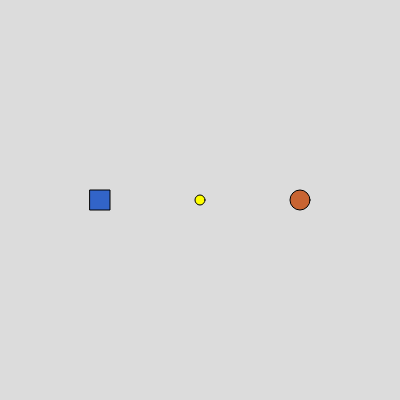
Frame 1 (no input)
Frame 60 (no input): identical to frame 1, image omitted
Frame 120 (the mouse pressed at the canvas centre since frame 60): identical to frame 1, image omitted

The p5.js sketch that drew this single still picture (run headless with seeded random() and noise() and a simulated clock; from frame 60 on, the mouse is pressed at the canvas centre):

// p5.js sketch
// ── sketch.js
let x1 = 300;
let y1 = 200;
let x2 = 90;
let y2 = 190;
let blue_score = 0;
let red_score = 0;
let ost_x = 200;
let ost_y = 200;

function setup() {
  createCanvas(400, 400);
}

function draw() {
  background(220);

  fill(255,255,0)
  circle(ost_x,ost_y,10,10)


  fill(200,100,50);
  circle(x1,y1,20,20);
  fill(50,100,200);
  rect(x2,y2,20,20)

  if(x1==ost_x){
    if(y1==ost_y){
      ost_x = getRandomInt(400);
      ost_y = getRandomInt(400);
    }
  } 
  if(x2 + 10==ost_x){
    if(y2 + 10==ost_y){
      ost_x = getRandomInt(400);
      ost_y = getRandomInt(400);
    }
  }

  if(keyIsDown(UP_ARROW)){
    y1 -= 1;
  }else if(keyIsDown(DOWN_ARROW)){
    y1 += 1;
  }else if(keyIsDown(LEFT_ARROW)){
    x1 -= 1;
  }else if(keyIsDown(RIGHT_ARROW)){
    x1 += 1;
  }
  if(keyIsDown(87)){
    y2 -= 1;
  }else if(keyIsDown(83)){
    y2 += 1;
  }else if(keyIsDown(65)){
    x2 -= 1;
  }else if(keyIsDown(68)){
    x2 += 1;
  }

function getRandomInt (max){
  return Math.floor(Math.random()*max)
}
console.log(x1,y1,ost_x,ost_y)


}
